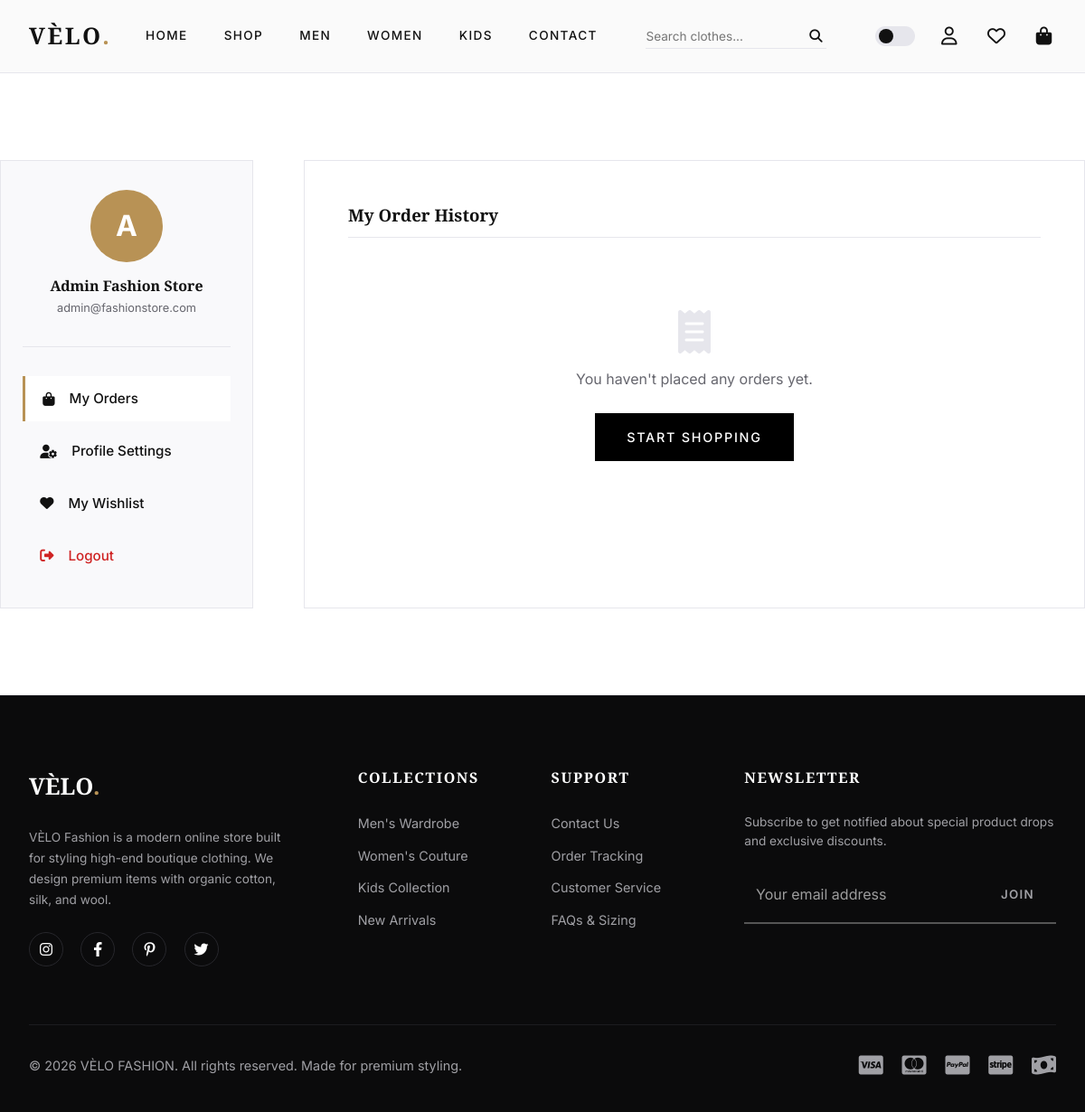
The app's page /profile.php (signed in) with its own data.
### tables this page shows
CREATE TABLE IF NOT EXISTS `users` (
    `id` INT AUTO_INCREMENT PRIMARY KEY,
    `name` VARCHAR(100) NOT NULL,
    `email` VARCHAR(150) NOT NULL UNIQUE,
    `password` VARCHAR(255) NOT NULL,
    `phone` VARCHAR(20) DEFAULT NULL,
    `address` TEXT DEFAULT NULL,
    `role` ENUM('user', 'admin') DEFAULT 'user',
    `created_at` TIMESTAMP DEFAULT CURRENT_TIMESTAMP,
    `updated_at` TIMESTAMP DEFAULT CURRENT_TIMESTAMP ON UPDATE CURRENT_TIMESTAMP
);

### includes/functions.php (called while the page is built, shortened)
<?php
function e($value) {
    return htmlspecialchars($value ?? '', ENT_QUOTES, 'UTF-8');
}
function sanitize($data) {
    return trim(strip_tags($data));
}

### profile.php (the view, shortened to what this page needs)
<?php
require_once __DIR__ . '/includes/header.php';
$user_id = get_logged_in_user_id();
try {
    $stmt = $pdo->prepare("SELECT * FROM users WHERE id = ?");
    $stmt->execute([$user_id]);
    $user = $stmt->fetch();
    $orders_stmt = $pdo->prepare("SELECT * FROM orders WHERE user_id = ? ORDER BY created_at DESC");
    $orders_stmt->execute([$user_id]);
    $orders = $orders_stmt->fetchAll();
} catch (PDOException $e) {
    die("Database error: " . $e->getMessage());
}
$active_tab = sanitize($_GET['tab'] ?? 'orders');
?>
<div class="container section-padding">
    <div class="profile-layout">
        <aside class="profile-nav-sidebar">
            <div class="profile-user-badge">
                <div class="profile-user-avatar">
                    <?php echo strtoupper(substr($user['name'] ?? 'U', 0, 1)); ?>
                </div>
                <h4><?php echo e($user['name']); ?></h4>
                <p style="font-size:0.8rem; color:var(--text-muted); margin-top:0.3rem;"><?php echo e($user['email']); ?></p>
            </div>
            <div class="profile-nav-list">
                <a href="profile.php?tab=orders" class="profile-nav-item <?php echo $active_tab === 'orders' ? 'active' : ''; ?>">
                    <i class="fas fa-shopping-bag"></i> My Orders
                </a>
                <a href="profile.php?tab=settings" class="profile-nav-item <?php echo $active_tab === 'settings' ? 'active' : ''; ?>">
                    <i class="fas fa-user-cog"></i> Profile Settings
                </a>
                <a href="wishlist.php" class="profile-nav-item">
                    <i class="fas fa-heart"></i> My Wishlist
                </a>
                <a href="logout.php" class="profile-nav-item" style="color: var(--error);">
                    <i class="fas fa-sign-out-alt"></i> Logout
                </a>
            </div>
        </aside>
        <main class="profile-content-card">
            <?php if ($active_tab === 'orders'): ?>
                <h3>My Order History</h3>
                <?php if (empty($orders)): ?>
                    <div style="text-align:center; padding: 3rem 0;">
                        <i class="fas fa-receipt" style="font-size:3rem; color:var(--border); margin-bottom:1rem;"></i>
                        <p style="color:var(--text-muted);">You haven't placed any orders yet.</p>
                        <a href="shop.php" class="btn btn-solid" style="margin-top:1.5rem;">Start Shopping</a>
                    </div>
                <?php endif; ?>
            <?php endif; ?>
        </main>
    </div>
</div>
<?php require_once __DIR__ . '/includes/footer.php'; ?>

### assets/css/style.css (style rules this page uses)
:root { --background: #ffffff; --surface: #f9f9fb; --surface-card: #ffffff; --text: #111111; --text-muted: #66666e; --primary: #000000; --primary-hover: #222222; --primary-rgb: 0, 0, 0; --accent: #b89255; --accent-hover: #9a763e; --border: #e6e6ec; --border-hover: #99999f; --border-focus: #000000; --error: #cf2323; --success: #1b8535; --shadow: 0 12px 40px rgba(0, 0, 0, 0.04); --shadow-sm: 0 4px 12px rgba(0, 0, 0, 0.02); --transition: all 0.3s cubic-bezier(0.25, 0.8, 0.25, 1); --font-sans: 'Inter', sans-serif; --font-serif: 'Playfair Display', serif; }
* { box-sizing: border-box; margin: 0; padding: 0; }
html { scroll-behavior: smooth; font-size: 16px; }
body { background-color: var(--background); color: var(--text); font-family: var(--font-sans); line-height: 1.6; transition: background-color 0.3s ease, color 0.3s ease; overflow-x: hidden; }
a { color: inherit; text-decoration: none; transition: var(--transition); }
.container { width: 100%; max-width: 1300px; margin: 0 auto; padding: 0 2rem; }
.section-padding { padding: 6rem 0; }
h1, h2, h3, h4, h5, h6 { font-family: var(--font-serif); font-weight: 600; line-height: 1.25; }
.btn { display: inline-flex; align-items: center; justify-content: center; padding: 0.95rem 2.2rem; font-weight: 500; font-size: 0.9rem; text-transform: uppercase; letter-spacing: 0.12em; cursor: pointer; transition: var(--transition); position: relative; border-radius: 0; }
.btn-solid { background-color: var(--primary); color: var(--background); }
.profile-layout { display: grid; grid-template-columns: 280px 1fr; gap: 3.5rem; }
.profile-nav-sidebar { background-color: var(--surface); border: 1px solid var(--border); padding: 2rem 1.5rem; height: fit-content; }
.profile-user-badge { text-align: center; padding-bottom: 2rem; border-bottom: 1px solid var(--border); margin-bottom: 2rem; }
.profile-user-avatar { width: 80px; height: 80px; border-radius: 50%; background-color: var(--accent); color: #ffffff; display: flex; align-items: center; justify-content: center; font-size: 2rem; font-weight: 700; margin: 0 auto 1rem; }
.profile-nav-list { display: flex; flex-direction: column; gap: 0.5rem; }
.profile-nav-item { display: flex; align-items: center; gap: 1rem; padding: 0.8rem 1.2rem; font-size: 0.95rem; font-weight: 500; }
.profile-nav-item:hover, .profile-nav-item.active { background-color: var(--surface-card); border-left: 3px solid var(--accent); }
.profile-content-card { background-color: var(--surface-card); border: 1px solid var(--border); padding: 3rem; }
.profile-content-card h3 { margin-bottom: 2rem; padding-bottom: 0.8rem; border-bottom: 1px solid var(--border); }

### records on screen
users: name "A", name "Admin Fashion Store", email "admin@fashionstore.com"
